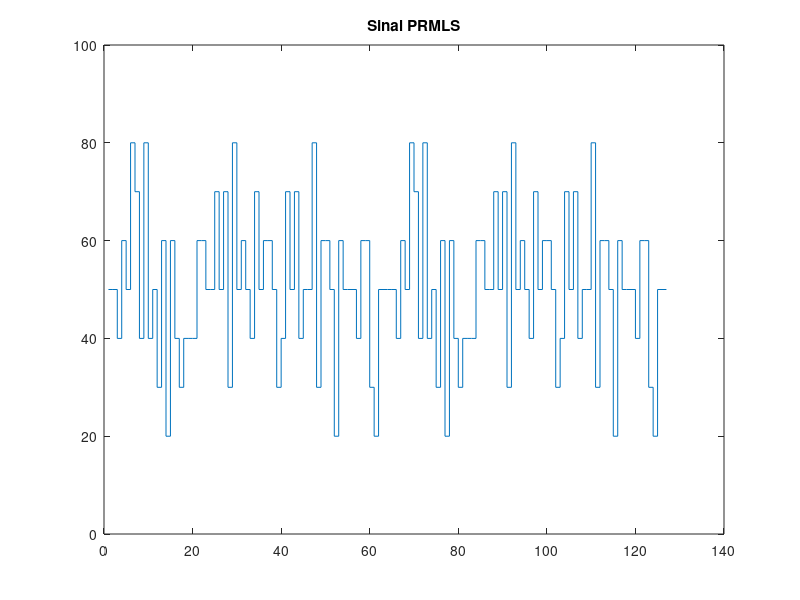

Recreate this plot in MATLAB.
%% Autor: Lucas Raduy Gomes de Camargo
% Código adptado para a planta de vazão e pH.

P=7;                            %Sequencia PRMLS
L=(2^P)-1;                      %tamanho do vetor necessario para criar o PRMLS
O=10;

x=randi([0,1],P,O);
x=[x;zeros(L-P,O)];             %Deixa o vetor do tamanho necessario para a gereação do sinal
xorOut=0;

for i=1:L
    x=circshift(x,1);           %Desloca o vetor
    for j=1:O
        xorOut=xor(x((7),j),x((6),j));    %Aplica a operação xor nos bits corretos para um PRMLS15

        x(1,j)=xorOut;                %substitui a primeira posição do vetor com o valor calculado pela operação XOR
    end
end

fprintf('Média: %f \n',mean(x));
fprintf('Variância: %f \n',var(x));

% Código para a geração do Sinal PRMLS

x_norm=(x).*(10);
x=sum(x_norm,2);
lim_inf = 10;
lim_sup = 15;
t = linspace(5,1.5e3,127)';
t = (t) + 5*rand(length(x),1);
x_duplo=[t,x];
csvwrite('sigControl.data',x_duplo);
csvwrite('sigControl_PRMLS.csv',x_duplo);

figure
stairs(x)
ylim([0 100])
title('Sinal PRMLS')